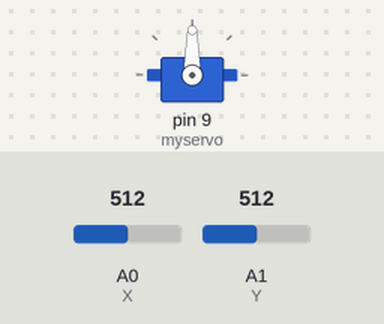
The sketch below on a simulated Arduino Uno, built with avr-gcc and run on an emulated ATmega328P. On the bench: servo. Inputs (shaded band) come from the test bench; at power-on: A0 (X) = 512, A1 (Y) = 512.

Above: at 1.2 s.
1.3 s: A0 (X) set to 214
2.8 s: A0 (X) set to 189
At 3.6 s:
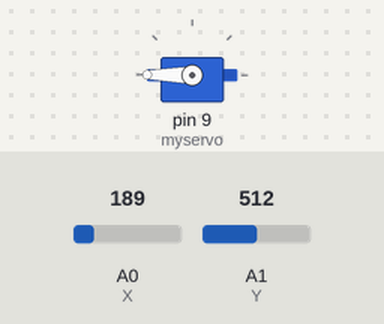
5.8 s: A0 (X) set to 210
At 7.0 s:
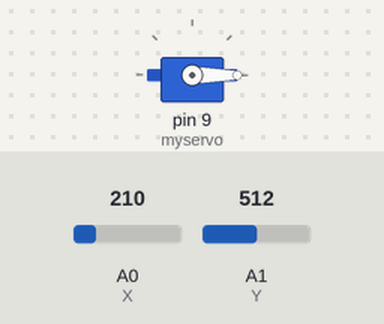
7.3 s: A0 (X) set to 190
At 8.1 s:
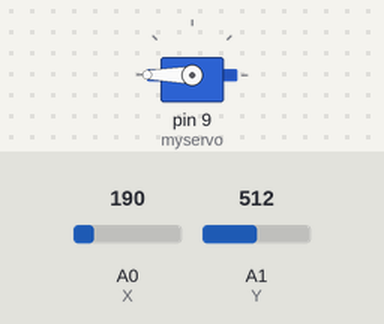
Timing chart, 0 to 11.3 s (numbered marks = the images above; inputs shaded):
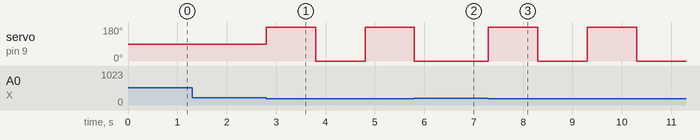

Measured:
- the behaviour switches between 200 and 199 on A0 (X) (found by bisection; images 0 and 1)
- after the input at 1.3 s, every drawn part: stays the same
- after the input at 2.8 s, servo on pin 9 (myservo): 90° → 180° at once, → 0° 1.0 s later, → 180° 1.0 s later
- after the input at 5.8 s, servo on pin 9 (myservo): goes on until 5.8 s, then stays 0°
- after the input at 7.3 s, servo on pin 9 (myservo): alternates 180° for 1.0 s and 0° for 1.0 s, starting at once

The sketch:

servowithjoystick.ino
```cpp
#include <Servo.h>
const int SW = 2; // SW
const int X = 0; // VRx
const int Y = 1; // VRy
Servo myservo;
void setup() {
  myservo.attach(9);
  pinMode(SW, INPUT_PULLUP);
  pinMode(Y, INPUT);
  pinMode(X, INPUT);
  Serial.begin(9600);
}
void loop() {
  if (analogRead(Y) > 1000)
  {
    myservo.write(0);
    delay(1000);
    myservo.write(90);
    delay(1000);
  }
  if (analogRead(X) < 200)
  {
    myservo.write(180);
    delay(1000);
    myservo.write(0);
    delay(1000);
  }

}
```
